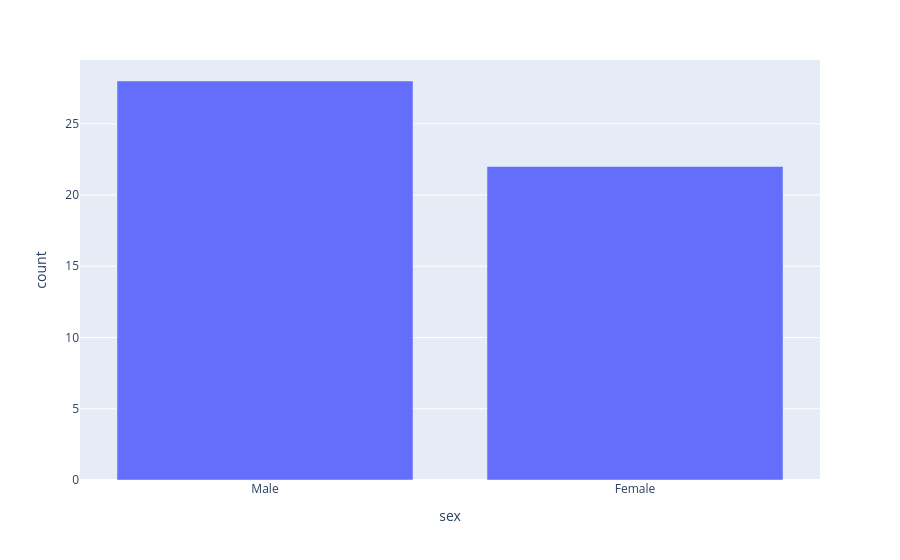

The cell this chart's notebook holds for it:
### Markdown cell above
We plot the DataFrame above with `px.bar()`

### Code cell
fig = px.bar(data_frame=df_processed, y="count")
fig.show()

### Figure 1 — Plotly figure (JSON) as saved in the notebook; plotly's stock layout.template omitted (floating-point values rounded to 4 significant figures)
{"data": [{"hovertemplate": "sex=%{x}<br>count=%{y}<extra></extra>", "legendgroup": "", "marker": {"color": "#636efa", "pattern": {"shape": ""}}, "name": "", "orientation": "v", "showlegend": false, "textposition": "auto", "type": "bar", "x": ["Male", "Female"], "xaxis": "x", "y": [28, 22], "yaxis": "y"}], "layout": {"barmode": "relative", "legend": {"tracegroupgap": 0}, "margin": {"t": 60}, "xaxis": {"anchor": "y", "domain": [0, 1], "title": {"text": "sex"}}, "yaxis": {"anchor": "x", "domain": [0, 1], "title": {"text": "count"}}}}
